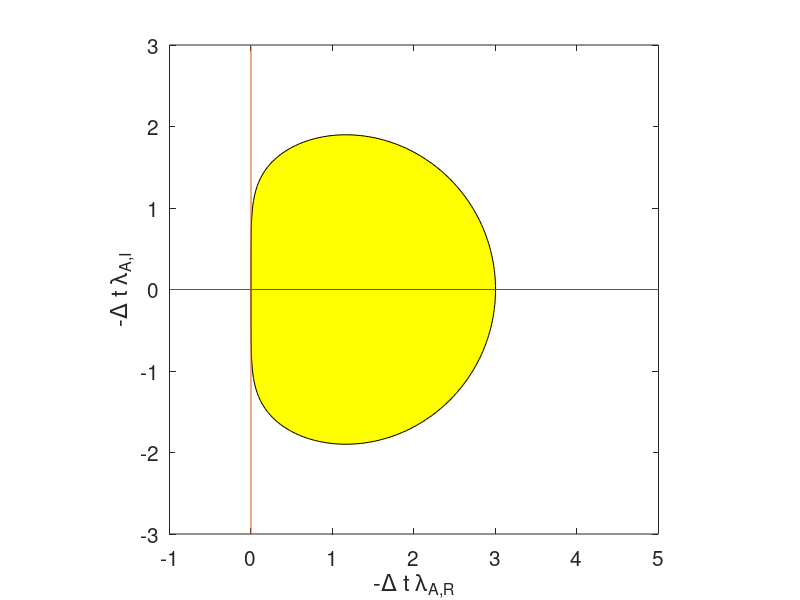

This chart was generated by the following MATLAB code:
%=======
% stability graphs
%=====

close all
clear all

im = sqrt(-1);
Nx=128;
Ny=128;

opt= 3;  % RK3
opt= 4;  % RK4
opt= 2;  % RK2
opt= 1;  % RK1

opt= 12;  % AB2
opt= 13;  % AB3
opt= 14;  % AB4
opt= 15;  % AB5

opt= 21;  % AM1
opt= 22;  % AM2
opt= 23;  % AM3
opt= 24;  % AM4

if(opt==1)
 ax=-2;bx= 4;
 ay=-3;by= 3;
elseif(opt==2)
 ax=-2;bx= 4;
 ay=-3;by= 3;
elseif(opt==3)
 ax=-2;bx= 4;
 ay=-3;by= 3;
elseif(opt==4)
 ax=-2;bx= 4;
 ay=-3;by= 3;
elseif(opt==21)
 ax=-4;bx= 2;
 ay=-3;by= 3;
elseif(opt==23)
 ax=-1;bx= 9;
 ay=-5;by= 5;
elseif(opt==24)
 ax=-1;bx= 5;
 ay=-3;by= 3;
else
 ax=-0.5;bx= 1.5;
 ay=-1;by= 1;
end

xx = linspace(ax, bx, Nx+1);
yy = linspace(ay, by, Ny+1);

for i=1:Nx+1

  x=xx(i);
 for j=1:Ny+1
  y=yy(j);
  z = x+im*y;
  z = -z;

  if(opt==1)

   zz(j,i) = abs(1+z);

  elseif(opt==2)

   zz(j,i) = abs(1+z+0.5*z^2);

  elseif(opt==3)

   zz(j,i) = abs(1+z+0.5*z^2+z^3/6);

  elseif(opt==4)

   zz(j,i) = abs(1+z+0.5*z^2+z^3/6+z^4/24);

  elseif(opt==12)

   A = 1.0;
   B = -(1+1.5*z);
   C = 0.5*z;
   D = sqrt(B*B-4*A*C);
   root1 = (-B+D)/(2*A);
   root2 = (-B-D)/(2*A);
   cand1 = abs(root1);
   cand2 = abs(root2);
   zz(j,i) = cand1;
   if(cand2>cand1)
    zz(j,i) =cand2;
   end

  elseif(opt==13)

   MAT=zeros(3,3);
   MAT(1,1) = 1+23/12*z; MAT(1,2)=-4/3*z; MAT(1,3)=5/12*z;
   MAT(2,1) =1.0; MAT(3,2)=1.0;
   eigen=eig(MAT);
   cand1 = abs(eigen(1));
   cand2 = abs(eigen(2));
   cand3 = abs(eigen(3));
   zz(j,i) = cand1;

   if(cand2>zz(j,i))
    zz(j,i) =cand2;
   end
   if(cand3>zz(j,i))
    zz(j,i) =cand3;
   end

  elseif(opt==14)

   MAT=zeros(4,4);
   MAT(1,1)=1+55/24*z;MAT(1,2)=-59/24*z;
   MAT(1,3)=37/24*z; MAT(1,4)=-9/24*z;
   MAT(2,1)=1;
   MAT(3,2)=1;
   MAT(4,3)=1;
   eigen=eig(MAT);
   cand1 = abs(eigen(1));
   cand2 = abs(eigen(2));
   cand3 = abs(eigen(3));
   cand4 = abs(eigen(4));
   zz(j,i) = cand1;
   if(cand2>zz(j,i))
    zz(j,i) =cand2;
   end
   if(cand3>zz(j,i))
    zz(j,i) =cand3;
   end
   if(cand4>zz(j,i))
    zz(j,i) =cand4;
   end

  elseif(opt==15)

   MAT=zeros(5,5);
   MAT(1,1)=1+1901/720*z;MAT(1,2)=-2774/720*z;
   MAT(1,3)=2616/720*z; MAT(1,4)=-1274/720*z;
   MAT(1,5)=251/720*z;
   MAT(2,1)=1;
   MAT(3,2)=1;
   MAT(4,3)=1;
   MAT(5,4)=1;
   eigen=eig(MAT);
   cand1 = abs(eigen(1));
   cand2 = abs(eigen(2));
   cand3 = abs(eigen(3));
   cand4 = abs(eigen(4));
   cand5 = abs(eigen(5));
   zz(j,i) = cand1;
   if(cand2>zz(j,i))
    zz(j,i) =cand2;
   end
   if(cand3>zz(j,i))
    zz(j,i) =cand3;
   end
   if(cand4>zz(j,i))
    zz(j,i) =cand4;
   end
   if(cand5>zz(j,i))
    zz(j,i) =cand5;
   end

  elseif(opt==21)

   zz(j,i) = abs( 1/(1-z) );

  elseif(opt==22)

   zz(j,i) = abs( (1+0.5*z)/(1-0.5*z) );

  elseif(opt==23)

   MAT=zeros(2,2);
   MAT(1,1)=(1+8/12*z)/(1-5/12*z);
   MAT(1,2)=-1/12*z/(1-5/12*z);
   MAT(2,1)=1; 
   eigen=eig(MAT);
   cand1 = abs(eigen(1));
   cand2 = abs(eigen(2));
   zz(j,i) = cand1;
   if(cand2>cand1)
    zz(j,i) =cand2;
   end

  elseif(opt==24)

   MAT=zeros(3,3);
   fc = 1/(1-9/24*z);
   MAT(1,1)=(1+19/24*z)*fc;
   MAT(1,2)=-5*z/24*fc;
   MAT(1,3)= z/24*fc;
   MAT(2,1)=1;
   MAT(3,2)=1;
   eigen=eig(MAT);
   cand1 = abs(eigen(1));
   cand2 = abs(eigen(2));
   cand3 = abs(eigen(3));
   zz(j,i) = cand1;
   if(cand2>zz(j,i)) zz(j,i)=cand2; end
   if(cand3>zz(j,i)) zz(j,i)=cand3; end

   end

 end
end

cn = contour(xx,yy,zz,[1 1]);
axis equal
hold on

n = cn(2,1);
for k=1:n
 xc(k) = cn(1,k+1);
 yc(k) = cn(2,k+1);
end

if(opt==21)
 patch([ax, bx, bx, ax],[ay, ay, by, by],'y')
 patch(xc,yc,'w')
elseif(opt==22)
 patch([0, bx, bx, 0],[ay, ay, by, by],'y')
%elseif(opt==23|opt==24)
% xc(n+1)=bx;yc(n+1)=ay;
% xc(n+2)=bx;yc(n+2)=by;
% xc(n+3)=ax;yc(n+3)=by;
% patch(xc,yc,'y')
else
 patch(xc,yc,'y')
end


axis([ax bx ay by])
plot([ax bx],[0 0])
plot([0 0],[ay by])
xlabel('-\Delta t \lambda_{A,R}','fontsize',15)
ylabel('-\Delta t \lambda_{A,I}','fontsize',15)
set(gca,'fontsize',15)
